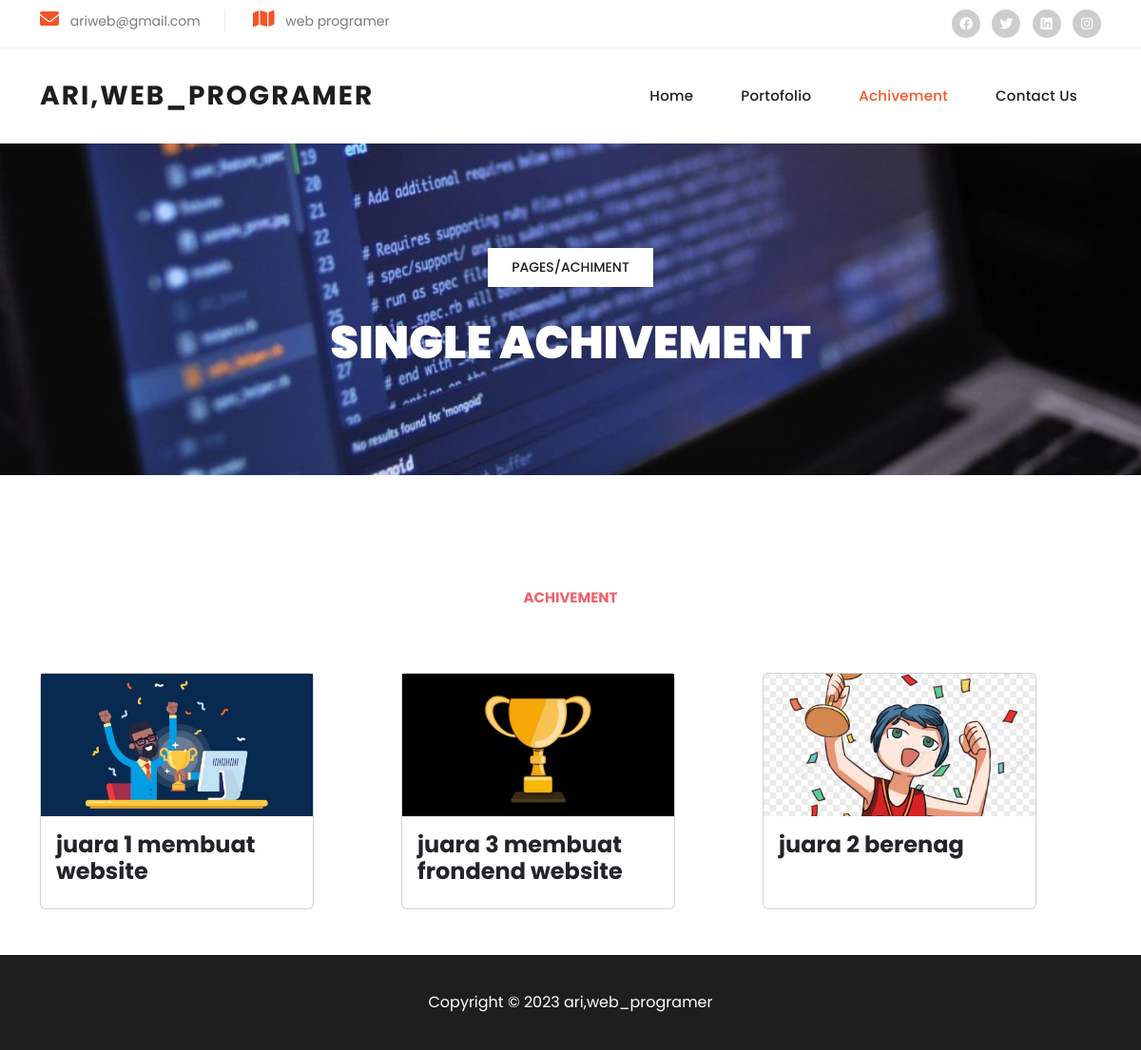
/personal_profile/frondend/property-details.php, run on the app's committed database.
### tables this page shows
CREATE TABLE `achivement` (
  `id_achivement` int(50) NOT NULL,
  `achivement` text NOT NULL,
  `foto` varchar(100) NOT NULL
);

### personal_profile/frondend/property-details.php (the view, shortened to what this page needs)
<?php
include "koneksi.php";
?>
<!DOCTYPE html>
<html lang="en">
<head>
  <link href="vendor/bootstrap/css/bootstrap.min.css" rel="stylesheet">
  <link rel="stylesheet" href="assets/css/fontawesome.css">
  <link rel="stylesheet" href="assets/css/templatemo-villa-agency.css">
  <link rel="stylesheet" href="assets/css/owl.css">
  <link rel="stylesheet" href="assets/css/animate.css">
  <link rel="stylesheet" href="https://unpkg.com/swiper@7/swiper-bundle.min.css" />
</head>
<body>
  <div class="sub-header">
    <div class="container">
      <div class="row">
        <div class="col-lg-8 col-md-8">
          <ul class="info">
            <li><i class="fa fa-envelope"></i> ariweb@gmail.com</li>
            <li><i class="fa fa-map"></i> web programer</li>
          </ul>
        </div>
        <div class="col-lg-4 col-md-4">
          <ul class="social-links">
            <li><a href="#"><i class="fab fa-facebook"></i></a></li>
            <li><a href="https://x.com/minthu" target="_blank"><i class="fab fa-twitter"></i></a></li>
            <li><a href="#"><i class="fab fa-linkedin"></i></a></li>
            <li><a href="#"><i class="fab fa-instagram"></i></a></li>
          </ul>
        </div>
      </div>
    </div>
  </div>
  <header class="header-area header-sticky">
    <div class="container">
      <div class="row">
        <div class="col-12">
          <nav class="main-nav">
            <a href="index.php" class="logo">
              <h1>ari,web_programer</h1>
            </a>
            <ul class="nav">
              <li><a href="index.php">Home</a></li>
              <li><a href="properties.php">portofolio</a></li>
              <li><a href="property-details.php" class="active">achivement</a></li>
              <li><a href="contact.php">Contact Us</a></li>
              <br><br>
            </ul>
          </nav>
        </div>
      </div>
    </div>
  </header>
  <div class="page-heading header-text">
    <div class="container">
      <div class="row">
        <div class="col-lg-12">
          <span class="breadcrumb"><a href="#">pages</a>/achiment</span>
          <h3>Single achivement</h3>
        </div>
      </div>
    </div>
  </div>
  <div class="achivement section">
    <div class="container">
      <div class="row">
        <div class="col-lg-4 offset-lg-4">
          <div class="section-heading text-center">
            <h6>achivement</h6>
          </div>
        </div>
      </div>
      <div class="row">
        <?php
        $menuMore = "SELECT * FROM achivement";
        $menu = mysqli_query($koneksi, $menuMore) or die(mysqli_error($koneksi));
        while ($data = mysqli_fetch_assoc($menu)) {
        ?>
          <div class="col-lg-4 col-md-6 d-flex align-items-stretch">
            <div class="card" style="width: 18rem;">
            <img src='<?= '../backend/images/achivement/' . $data['foto'] ?>' alt='' class='radius-image img-fluid' style=" width:100%; height:150px; object-fit: cover;">
              <div class="card-body">
                <h4 class="card-title"><?= $data['achivement'] ?></h4>
              </div>
            </div>
          </div>
        <?php
        }
        ?>
      </div>
    </div>
  </div>
  <br> <br>
  <footer class="footer-no-gap">
    <div class="container">
      <div class="col-lg-12">
      <p>Copyright © 2023 ari,web_programer</p>
      </div>
      </div>
  </footer>
</body>
</html>

### personal_profile/frondend/assets/css/templatemo-villa-agency.css (style rules this page uses)
html, body, div, span, applet, object, iframe, h1, h2, h3, h4, h5, h6, p, blockquote, div pre, a, abbr, acronym, address, big, cite, code, del, dfn, em, font, img, ins, kbd, q, s, samp, small, strike, strong, sub, sup, tt, var, b, u, i, center, dl, dt, dd, ol, ul, li, figure, header, nav, section, article, aside, footer, figcaption { margin: 0; padding: 0; border: 0; outline: 0; }
ul, li { padding: 0; margin: 0; list-style: none; }
header, nav, section, article, aside, footer, hgroup { display: block; }
* { box-sizing: border-box; }
html, body { font-family: 'Poppins', sans-serif; -ms-text-size-adjust: 100%; -webkit-font-smoothing: antialiased; -moz-osx-font-smoothing: grayscale; }
a { text-decoration: none !important; }
h1, h2, h3, h4, h5, h6 { color: #1e1e1e; margin-top: 0px; margin-bottom: 0px; font-weight: 700; }
ul { margin-bottom: 0px; }
p { font-size: 14px; line-height: 28px; color: #4a4a4a; }
img { width: 100%; overflow: hidden; }
html, body { font-family: 'Poppins', sans-serif; }
.section { margin-top: 120px; }
.section-heading { margin-bottom: 70px; }
.section-heading h6 { color: #ee626b; font-size: 15px; text-transform: uppercase; font-weight: 700; }
.sub-header { background-color: #fff; padding: 10px 0px; border-bottom: 1px solid #eee; }
.sub-header ul li { display: inline-block; }
.sub-header ul.social-links { text-align: right; }
.sub-header ul.social-links li { margin-left: 8px; }
.sub-header ul.social-links li a { display: inline-block; width: 30px; height: 30px; background-color: #cdcdcd; border-radius: 50%; text-align: center; line-height: 30px; color: #fff; font-size: 14px; transition: all .3s; }
.sub-header ul.info li { font-size: 14px; color: #7a7a7a; border-right: 1px solid #eee; margin-right: 25px; padding-right: 25px; }
.sub-header ul.info li:last-child { margin-right: 0px; padding-right: 0px; border-right: none; }
.sub-header ul.info li i { font-size: 20px; color: #f35525; margin-right: 8px; }
.header-area { position: relative; background-color: #fff; height: 100px; z-index: 100; -webkit-transition: all .5s ease 0s; -moz-transition: all .5s ease 0s; -o-transition: all .5s ease 0s; transition: all .5s ease 0s; }
.header-area .main-nav { background: transparent; display: flex; }
.header-area .main-nav .logo { -webkit-transition: all 0.3s ease 0s; -moz-transition: all 0.3s ease 0s; -o-transition: all 0.3s ease 0s; transition: all 0.3s ease 0s; display: inline-block; }
.header-area .main-nav .logo h1 { line-height: 100px; font-size: 28px; text-transform: uppercase; color: #1e1e1e; font-weight: 700; letter-spacing: 2px; }
.header-area .main-nav ul.nav { flex-basis: 100%; margin-top: 30px; justify-content: right; -webkit-transition: all 0.3s ease 0s; -moz-transition: all 0.3s ease 0s; -o-transition: all 0.3s ease 0s; transition: all 0.3s ease 0s; position: relative; z-index: 999; }
.header-area .main-nav .nav li { padding-left: 10px; padding-right: 10px; height: 100px; line-height: 100px; }
.header-area .main-nav .nav li a { display: block; padding-left: 20px; padding-right: 20px; font-weight: 500; font-size: 15px; height: 40px; line-height: 40px; text-transform: capitalize; color: #1e1e1e; -webkit-transition: all 0.4s ease 0s; -moz-transition: all 0.4s ease 0s; -o-transition: all 0.4s ease 0s; transition: all 0.4s ease 0s; border: transparent; letter-spacing: .25px; }
.header-area .main-nav .nav li a.active { color: #f35525; }
@media (max-width: 1200px) { .header-area .main-nav .nav li { padding-left: 5px; padding-right: 5px; } }
footer.footer-no-gap { margin-top: 0px; }
footer { margin-top: 150px; background-color: #1e1e1e; min-height: 100px; }
footer p { text-align: center; line-height: 100px; color: #fff; font-size: 16px; font-weight: 400; }
.page-heading { background-image: url(../images/programer2.jpg); background-position: center bottom; background-repeat: no-repeat; background-size: cover; padding: 110px 0px; text-align: center; }
.page-heading span { background-color: #fff; color: #1e1e1e; font-size: 14px; font-weight: 500; text-transform: uppercase; padding: 10px 25px; display: inline-block; margin-bottom: 30px; }
.page-heading span a { color: #1e1e1e; }
.page-heading h3 { font-size: 48px; font-weight: 900; text-transform: uppercase; color: #fff; }
body { overflow-x: hidden; }

### personal_profile/frondend/property-details.php (style rules this page uses)
.page-heading { background-image: url(../frondend/assets/images/programer2.jpg); background-position: center bottom; background-repeat: no-repeat; background-size: cover; padding: 110px 0px; text-align: center; }

### data on the page
achivement: foto (picture), achivement "juara 1 membuat website"
achivement: foto (picture), achivement "juara 3 membuat frondend website"
achivement: foto (picture), achivement "juara 2 berenag"
